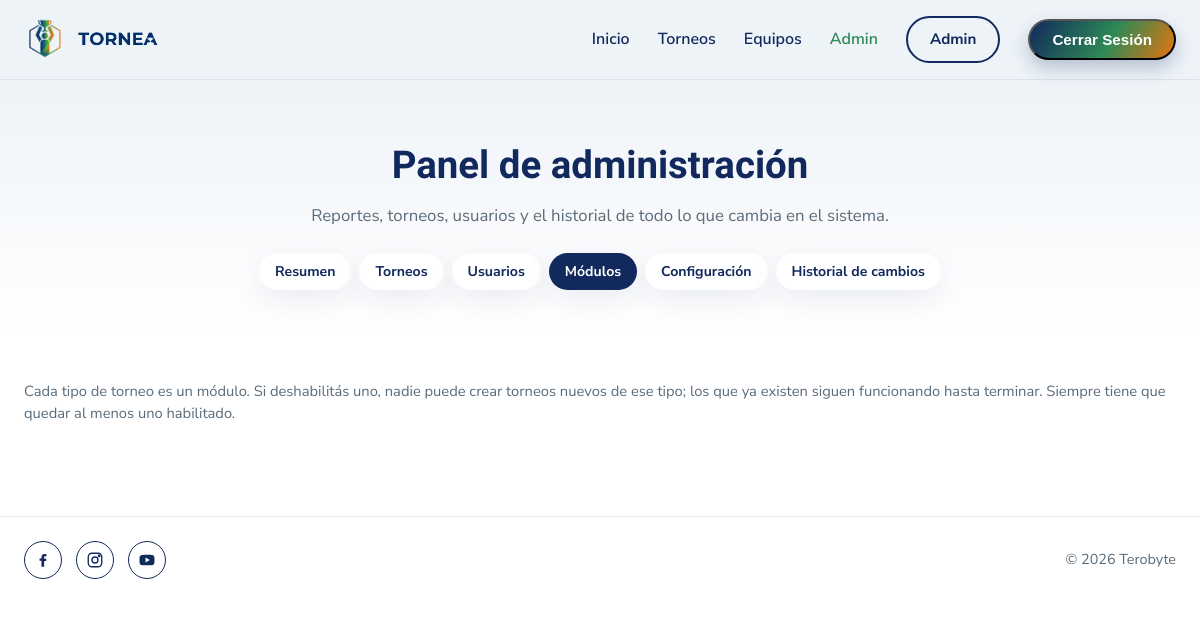
Before: /app/views/admin.php?seccion=modulos (signed in) with the older database file.
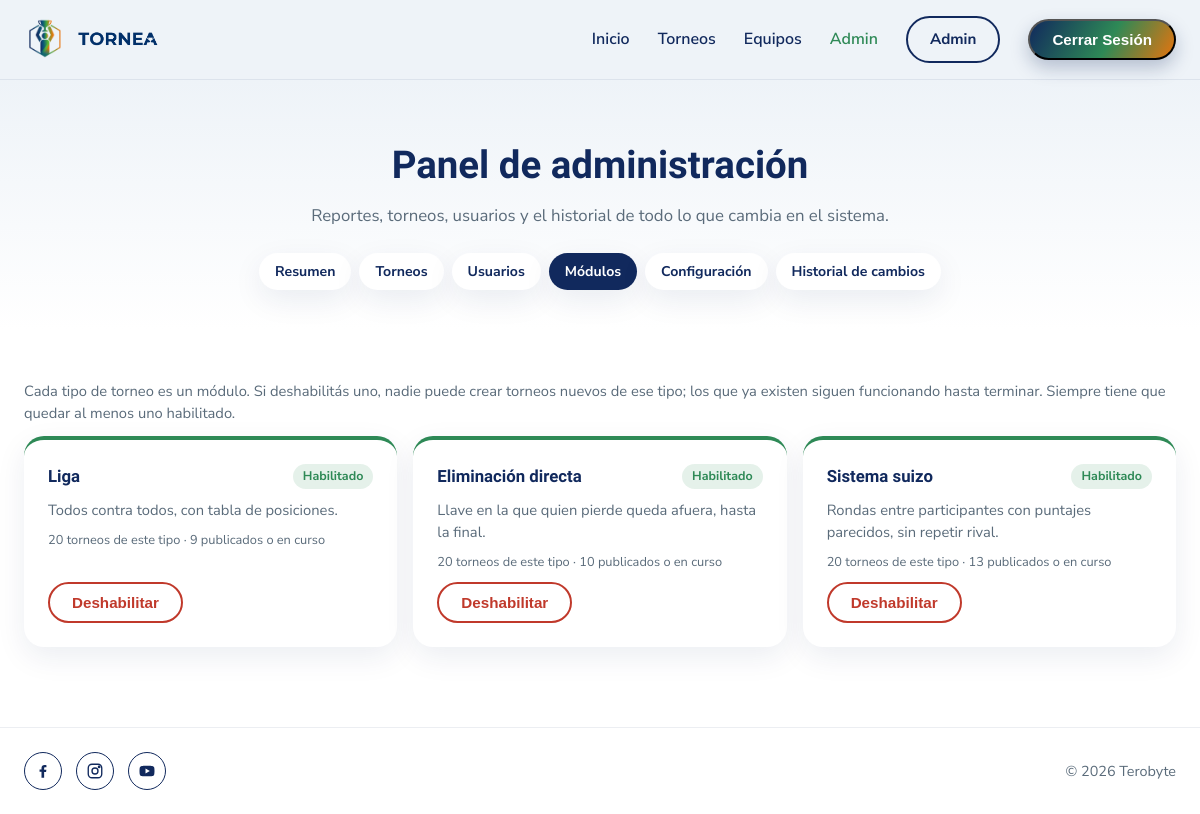
After: the same page with the newer database file.
### tables this page shows
CREATE TABLE modulos (
  id INT AUTO_INCREMENT PRIMARY KEY,
  codigo VARCHAR(30) NOT NULL UNIQUE,
  nombre VARCHAR(100) NOT NULL,
  descripcion VARCHAR(255),
  habilitado TINYINT(1) NOT NULL DEFAULT 1
);

### config/database.php (called while the page is built, shortened)
<?php
function conectar() {
    static $pdo = null;
    if ($pdo !== null) {
        return $pdo;
    }
    try {
        $pdo = new PDO(
            'mysql:host=' . DB_HOST . ';dbname=' . DB_NAME . ';charset=utf8mb4',
            DB_USER,
            DB_PASS
        );
        $pdo->setAttribute(PDO::ATTR_ERRMODE, PDO::ERRMODE_EXCEPTION);
        $pdo->setAttribute(PDO::ATTR_DEFAULT_FETCH_MODE, PDO::FETCH_ASSOC);
        return $pdo;
    } catch (PDOException $e) {
        error_log('Error de conexión a la base: ' . $e->getMessage());
        $mensaje = 'No pudimos conectarnos con la base de datos. Probá de nuevo en unos minutos.';
        if (function_exists('mostrarError')) {
            mostrarError(503, $mensaje);
        }
        http_response_code(503);
        exit($mensaje);
    }
}

### app/models/modulo.php (called while the page is built, shortened)
<?php
require_once __DIR__ . '/../../config/database.php';
class Modulo {
    private $pdo;
    public function __construct() {
        $this->pdo = conectar();
    }
    public function listar() {
        return $this->pdo->query("
            SELECT m.id, m.codigo, m.nombre, m.descripcion, m.habilitado,
                   (SELECT COUNT(*) FROM torneos t WHERE t.tipo = m.codigo) AS torneos,
                   (SELECT COUNT(*) FROM torneos t WHERE t.tipo = m.codigo AND t.estado IN ('publicado', 'en_curso')) AS activos
            FROM modulos m
            ORDER BY m.id
        ")->fetchAll();
    }
}

### app/helpers/formato.php (called while the page is built, shortened)
<?php
function e($texto) {
    return htmlspecialchars((string) $texto, ENT_QUOTES, 'UTF-8');
}

### app/views/admin.php (the view, shortened to what the changed rows need)
<?php
$secciones = [
    'resumen' => 'Resumen',
    'torneos' => 'Torneos',
    'usuarios' => 'Usuarios',
    'modulos' => 'Módulos',
    'configuracion' => 'Configuración',
    'historial' => 'Historial de cambios',
];
$seccion = isset($secciones[$_GET['seccion'] ?? '']) ? $_GET['seccion'] : 'resumen';
$pagina = max(1, (int) ($_GET['pagina'] ?? 1));
$modelo = new Admin();
if ($seccion === 'resumen') {
    $r = $modelo->reportes();
} elseif ($seccion === 'torneos') {
    $filtros = ['buscar' => $_GET['buscar'] ?? '', 'estado' => $_GET['estado'] ?? '', 'tipo' => $_GET['tipo'] ?? ''];
    $torneos = $modelo->listarTorneos($filtros);
} elseif ($seccion === 'usuarios') {
    $filtros = ['buscar' => $_GET['buscar'] ?? '', 'rol' => $_GET['rol'] ?? ''];
    $total = $modelo->contarUsuarios($filtros);
    $usuarios = $modelo->listarUsuarios($filtros, $pagina);
    $form = $_SESSION['form_usuario'] ?? [];
    unset($_SESSION['form_usuario']);
} elseif ($seccion === 'modulos') {
    $modulos = (new Modulo())->listar();
} elseif ($seccion === 'configuracion') {
    $config = (new Configuracion())->todos();
}
?>
<!DOCTYPE html>
<html lang="es">
<head>
  <link rel="stylesheet" href="/tornea/css/style.css?v=5" />
  <link rel="stylesheet" href="/tornea/css/torneos.css?v=3" />
  <link rel="stylesheet" href="/tornea/css/torneo-detalle.css?v=8" />
  <link rel="stylesheet" href="/tornea/css/auth.css?v=3" />
  <link rel="stylesheet" href="/tornea/css/admin.css?v=5" />
</head>
<body>
  <main>
    <section class="torneos-hero">
      <div class="container">
        <h1 class="torneos-title">Panel de administración</h1>
        <nav class="admin-tabs" aria-label="Secciones del panel">
          <?php foreach ($secciones as $clave => $texto): ?>
            <a href="?seccion=<?= $clave ?>" class="admin-tab<?= $clave === $seccion ? ' admin-tab-activa' : '' ?>"<?= $clave === $seccion ? ' aria-current="page"' : '' ?>><?= $texto ?></a>
          <?php endforeach; ?>
        </nav>
      </div>
    </section>
    <section class="admin-section">
      <div class="container">
        <?php if ($seccion === 'resumen'): ?>
          <div class="admin-numeros">
            <div class="admin-numero"><span class="admin-numero-valor"><?= $r['usuarios'] ?></span><span class="admin-numero-texto">usuarios · <?= $r['usuarios_nuevos_30'] ?> nuevos en 30 días</span></div>
            <div class="admin-numero"><span class="admin-numero-valor"><?= $r['torneos'] ?></span><span class="admin-numero-texto">torneos</span></div>
            <div class="admin-numero"><span class="admin-numero-valor"><?= $r['equipos'] ?></span><span class="admin-numero-texto">equipos</span></div>
            <div class="admin-numero"><span class="admin-numero-valor"><?= $r['partidos_jugados'] ?></span><span class="admin-numero-texto">partidos jugados · <?= $r['partidos_pendientes'] ?> por jugar</span></div>
          </div>
          <div class="admin-reportes">
            <?php
              $bloques = [
                  'Torneos por estado' => array_combine(array_map('etiquetaEstado', array_keys($r['torneos_por_estado'])), $r['torneos_por_estado']),
                  'Torneos por tipo' => array_combine(array_map('etiquetaTipo', array_keys($r['torneos_por_tipo'])), $r['torneos_por_tipo']),
                  'Usuarios por rol' => array_combine(array_map('ucfirst', array_keys($r['usuarios_por_rol'])), $r['usuarios_por_rol']),
                  'Inscripciones' => array_combine(array_map('ucfirst', array_keys($r['inscripciones_por_estado'])), $r['inscripciones_por_estado']),
                  'Torneos por deporte' => $r['torneos_por_deporte'],
              ];
            ?>
            <?php foreach ($bloques as $titulo => $datos): ?>
              <div class="gestion-panel admin-reporte">
                <h2 class="gestion-subtitulo"><?= $titulo ?></h2>
                <ul class="reporte-lista">
                  <?php $max = $datos ? max($datos) : 0; ?>
                  <?php foreach ($datos as $etiqueta => $valor): ?>
                    <li><span class="reporte-etiqueta"><?= e($etiqueta) ?></span><?= barra($valor, $max) ?><span class="reporte-valor"><?= (int) $valor ?></span></li>
                  <?php endforeach; ?>
                </ul>
              </div>
            <?php endforeach; ?>
            <div class="gestion-panel admin-reporte">
              <h2 class="gestion-subtitulo">Actividad de los últimos 14 días</h2>
              <?php if ($r['actividad']): ?>
                <ul class="reporte-lista">
                  <?php $max = max($r['actividad']); ?>
                  <?php foreach ($r['actividad'] as $dia => $valor): ?>
                    <li><span class="reporte-etiqueta"><?= date('d/m', strtotime($dia)) ?></span><?= barra($valor, $max) ?><span class="reporte-valor"><?= (int) $valor ?></span></li>
                  <?php endforeach; ?>
                </ul>
              <?php else: ?>
                <p class="gestion-ayuda">No hubo cambios en las últimas dos semanas.</p>
              <?php endif; ?>
              <p class="gestion-ayuda"><a href="?seccion=historial" class="form-link form-link-strong">Ver el historial completo</a></p>
            </div>
            <div class="gestion-panel admin-reporte">
              <h2 class="gestion-subtitulo">Torneos con más inscriptos</h2>
              <ol class="reporte-ranking">
                <?php foreach ($r['torneos_mas_inscriptos'] as $t): ?>
                  <li>
                    <a href="/tornea/app/views/torneo-detalle.php?id=<?= (int) $t['id'] ?>" class="form-link"><?= e($t['nombre']) ?></a>
                    <span class="reporte-valor"><?= (int) $t['inscriptos'] ?></span>
                  </li>
                <?php endforeach; ?>
              </ol>
            </div>
          </div>
        <?php elseif ($seccion === 'modulos'): ?>
          <div class="admin-modulos">
            <?php foreach ($modulos as $m): ?>
              <div class="gestion-panel admin-modulo<?= $m['habilitado'] ? '' : ' admin-modulo-off' ?>">
                <div class="admin-modulo-top">
                  <h2 class="gestion-subtitulo"><?= e($m['nombre']) ?></h2>
                  <span class="admin-accion <?= $m['habilitado'] ? 'admin-accion-insert' : 'admin-accion-delete' ?>">
                    <?= $m['habilitado'] ? 'Habilitado' : 'Deshabilitado' ?>
                  </span>
                </div>
                <p class="gestion-ayuda"><?= e($m['descripcion']) ?></p>
                <p class="admin-sub"><?= (int) $m['torneos'] ?> torneos de este tipo · <?= (int) $m['activos'] ?> publicados o en curso</p>
                <form action="/tornea/app/controllers/AdminController.php?accion=cambiar_modulo" method="post"
                      <?= $m['habilitado'] ? 'onsubmit="return confirm(\'¿Deshabilitar ' . e(addslashes($m['nombre'])) . '? No se van a poder crear torneos nuevos de este tipo.\');"' : '' ?>>
                  <button type="submit" class="btn <?= $m['habilitado'] ? 'btn-peligro' : 'btn-gradient' ?>">
                    <?= $m['habilitado'] ? 'Deshabilitar' : 'Habilitar' ?>
                  </button>
                </form>
              </div>
            <?php endforeach; ?>
          </div>
        <?php endif; ?>
      </div>
    </section>
  </main>
</body>
</html>

Changed rows visible on the page:
added modulos: nombre "Liga", habilitado "Habilitado", descripcion "Todos contra todos, con tabla de posiciones.", torneos "20", activos "9"
added modulos: nombre "Eliminación directa", habilitado "Habilitado", descripcion "Llave en la que quien pierde queda afuera, hasta la final.", torneos "20", activos "10"
added modulos: nombre "Sistema suizo", habilitado "Habilitado", descripcion "Rondas entre participantes con puntajes parecidos, sin repetir rival.", torneos "20", activos "13"
